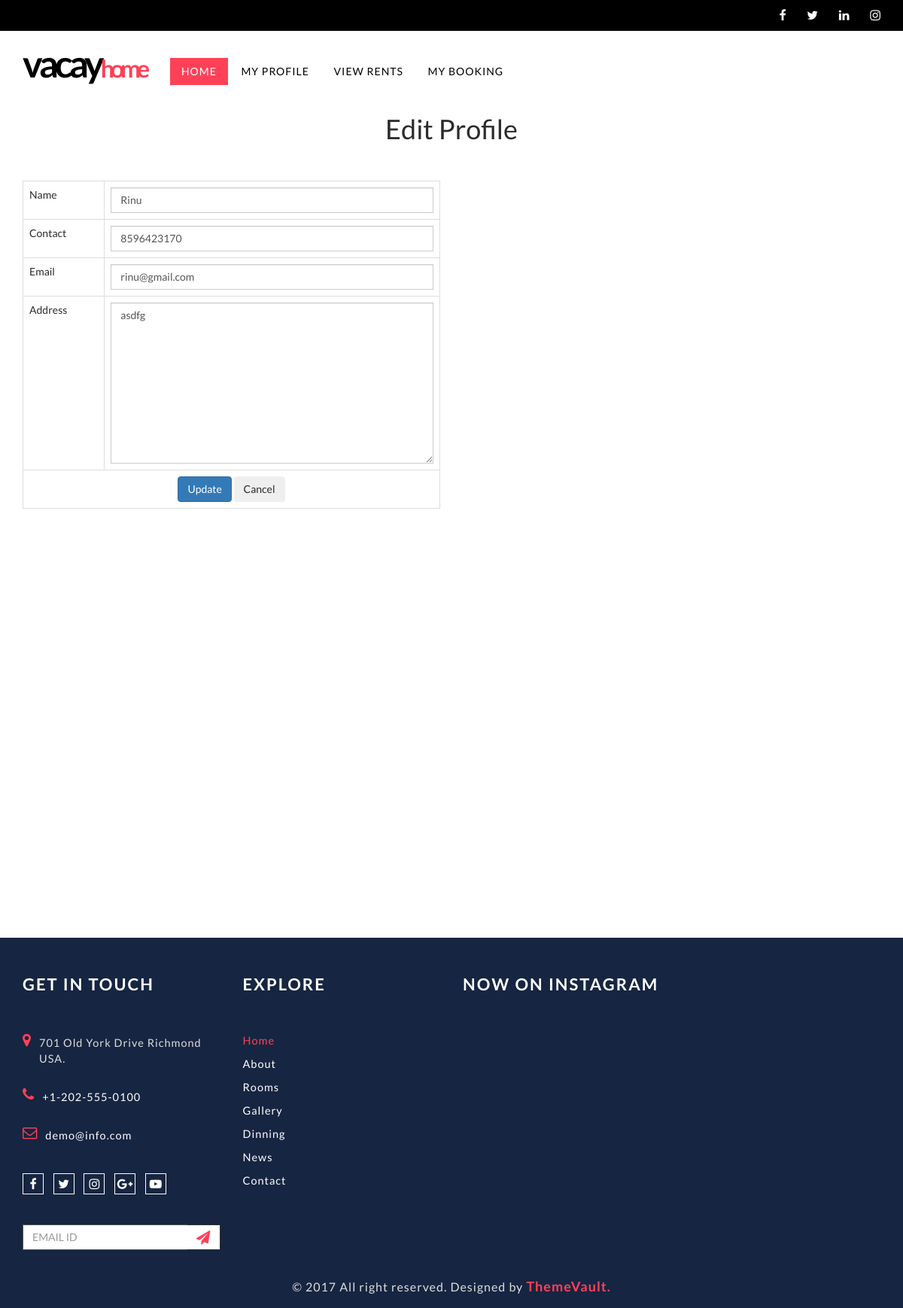
Page /user/editprofile/ (signed in) on the committed database.
### Guest/models.py (models this page shows)
class tbl_userregistration(models.Model):
    place=models.ForeignKey(tbl_place,on_delete=models.CASCADE)
    name=models.CharField(max_length=50)
    contact=models.CharField(max_length=50)
    email=models.EmailField(max_length=50)
    gender=models.CharField(max_length=50)
    address=models.TextField(max_length=50)
    zipcode=models.CharField(max_length=50)
    photo=models.FileField(upload_to="MemberDocs/")
    proof=models.FileField(upload_to="MemberDocs/")
    password=models.CharField(max_length=50)

### User/views.py (the view)
# urls.py: path('editprofile/',views.editprofile,name="EditProfile"),
def editprofile(request):
    uregdata=tbl_userregistration.objects.get(id=request.session['uid'])
    if request.method=="POST":
        uregdata.name=request.POST.get("txt_name")
        uregdata.contact=request.POST.get("txt_con")
        uregdata.email=request.POST.get("txt_email")
        uregdata.address=request.POST.get("txt_address")
        uregdata.save()
        return redirect("User:MyProfile")
    else:
        return render(request,"User/EditProfile.html",{'uregdata':uregdata})

### User/Templates/User/EditProfile.html (shortened to what this page needs)
{% extends 'User/header.html' %}
{% load static %}
{% block content %}
<!DOCTYPE html>
<html lang="en">
<head>
</head>
<body><center><h1>Edit Profile</h1>
    <br><br><br>
    <form method="post" action="">
        <div class="container mt-4">
            <div class="row justify-content-center">
                <div class="col-md-6">
                    <table class="table table-bordered">
                        <tr>
                            <td>Name</td>
                            <td><input type="text" class="form-control" name="txt_name" value="{{uregdata.name}}"></td>
                        </tr>
                        <tr>
                            <td>Contact</td>
                            <td><input type="text" class="form-control" name="txt_con" value="{{uregdata.contact}}"></td>
                        </tr>
                        <tr>
                            <td>Email</td>
                            <td><input type="email" class="form-control" name="txt_email" value="{{uregdata.email}}"></td>
                        </tr>
                        <tr>
                            <td>Address</td>
                            <td><textarea class="form-control" name="txt_address" cols="30" rows="10">{{uregdata.address}}</textarea></td>
                        </tr>
                        <tr>
                            <td colspan="2" class="text-center">
                                <input type="submit" class="btn btn-primary" name="btn_submit" value="Update">
                                <input type="reset" class="btn btn-secondary" name="btn_cancel" value="Cancel">
                            </td>
                        </tr>
                    </table>
                </div>
            </div>
        </div>
    </form>
</center>
</body>
</html>
{% endblock content %}

### Guest/static/Main/css/style.css (style rules this page uses)
html, body { height: 100%; margin: 0; padding: 0; }
body { background-color: #fff; color: #2b2b2b; font-family: 'Lato', sans-serif; font-size: 14px; line-height: 16px; min-width: 320px; width: 100%; }
* { margin: 0; padding: 0; }
h1,h2,h3,h4,h5,h6,p { margin: 0 }
html, html a { -webkit-font-smoothing: antialiased; text-shadow: 1px 1px 1px rgba(0,0,0,0.004); }
.form-control { border-radius: 0; }

### rows in the picture
tbl_userregistration: txt_name "Rinu", txt_con "8596423170", txt_email "rinu@gmail.com", txt_address "asdfg"
